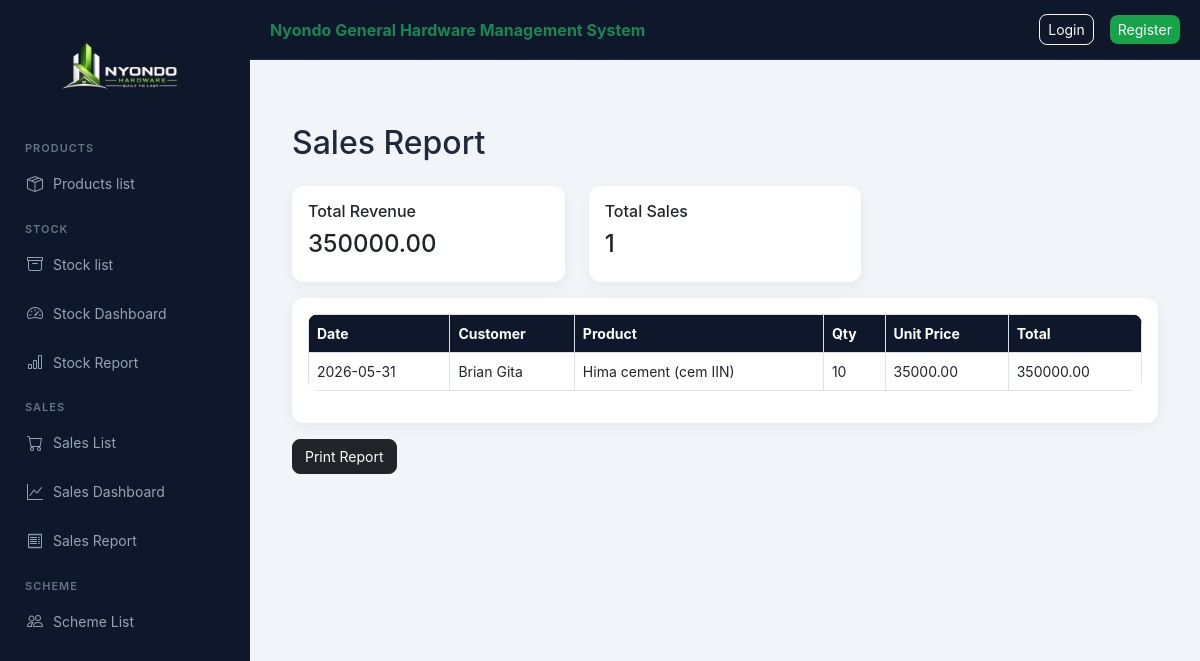
/nyondo/sales/report/, run on the app's committed database.
### nyondo_app/models.py (models this page shows, shortened)
class Sales(models.Model):
    CUSTOMER_TYPES = [
        ("retail", "Retail"),
        ("wholesale", "Wholesale"),
    ]
    customer_name = models.CharField(max_length=150)
    customer_type = models.CharField(max_length=20, choices=CUSTOMER_TYPES)
    product = models.ForeignKey(Product, on_delete=models.CASCADE)
    quantity = models.PositiveIntegerField()
    total_price = models.DecimalField(max_digits=12, decimal_places=2, default=0)
    transport_required = models.BooleanField(default=False)
    distance_km = models.DecimalField(max_digits=6, decimal_places=2, default=0)
    transport_fee = models.DecimalField(max_digits=12, decimal_places=2, default=0)
    sale_date = models.DateTimeField(auto_now_add=True)

class Product(models.Model):
    CATEGORY_CHOICES = [
        ("cement", "Cement"),
        ("iron_bar", "Iron Bar"),
        ("iron_sheets", "Iron Sheets"),
        ("others", "Others"),
        ("nails", "Nails"),
        ("paint", "Paint"),
    ]
    category_name = models.CharField(max_length=20, choices=CATEGORY_CHOICES)
    product_name = models.CharField(max_length=100)
    unit_cost = models.DecimalField(max_digits=12, decimal_places=2, default=0)
    unit_price = models.DecimalField(max_digits=12, decimal_places=2, default=0)
    description = models.TextField(blank=True)

### nyondo_app/views.py (the view)
# urls.py: path("sales/report/", views.sales_report, name="sales_report"),
def sales_report(request):
    sales = Sales.objects.select_related("product")
    return render(request, "sales_report.html", {
        "sales": sales,
        "total_revenue": sales.aggregate(total=Sum("total_price"))["total"] or 0
    })

### nyondo_app/templates/sales_report.html
{% extends "base.html" %}
{% block content %}
<h2 class="mb-4">Sales Report</h2>
<div class="row mb-3">
    <div class="col-md-4">
        <div class="card p-3">
            <h6>Total Revenue</h6>
            <h4>{{ total_revenue|floatformat:2 }}</h4>
        </div>
    </div>
    <div class="col-md-4">
        <div class="card p-3">
            <h6>Total Sales</h6>
            <h4>{{ sales|length }}</h4>
        </div>
    </div>
</div>
<div class="card p-3">
<table class="table table-hover table-bordered align-middle">
<thead class="table-light">
<tr>
    <th>Date</th>
    <th>Customer</th>
    <th>Product</th>
    <th>Qty</th>
    <th>Unit Price</th>
    <th>Total</th>
</tr>
</thead>
<tbody>
{% for s in sales %}
<tr>
    <td>{{ s.sale_date|date:"Y-m-d" }}</td>
    <td>{{ s.customer_name }}</td>
    <td>{{ s.product.product_name }}</td>
    <td>{{ s.quantity }}</td>
    <td>{{ s.product.unit_price|floatformat:2 }}</td>
    <td>{{ s.total_price|floatformat:2 }}</td>
</tr>
{% empty %}
<tr>
    <td colspan="6" class="text-center text-muted">
        No sales data available
    </td>
</tr>
{% endfor %}
</tbody>
</table>
</div>
<div class="mt-3">
    <button onclick="window.print()" class="btn btn-dark">
        Print Report
    </button>
</div>
{% endblock %}

### static/css/style.css (style rules this page uses)
:root { --primary: #2563eb; --success: #16a34a; --dark: #0f172a; --dark-light: #1e293b; --warning: #f59e0b; --bg: #f1f5f9; --text: #1e293b; }
* { margin: 0; padding: 0; box-sizing: border-box; }
body { font-family: "Inter", "Segoe UI", sans-serif; background: var(--bg); color: var(--text); }
.card { border: none; border-radius: 12px; background: white; padding: 20px; box-shadow: 0 4px 15px rgba(0,0,0,0.05); }
.table { background: white; border-radius: 10px; overflow: hidden; }
.table th { background: var(--dark); color: white; font-size: 14px; }
.table td { font-size: 14px; vertical-align: middle; }
.btn { border-radius: 8px; font-size: 14px; }

### data on the page
Sales: sale_date "2026-05-31", customer_name "Brian Gita", product.product_name "Hima cement (cem IIN)", quantity "10", product.unit_price "35000.00", total_price "350000.00"

### other printed values
{{ total_revenue|floatformat:2 }} "350000.00"
{{ sales|length }} "1"
